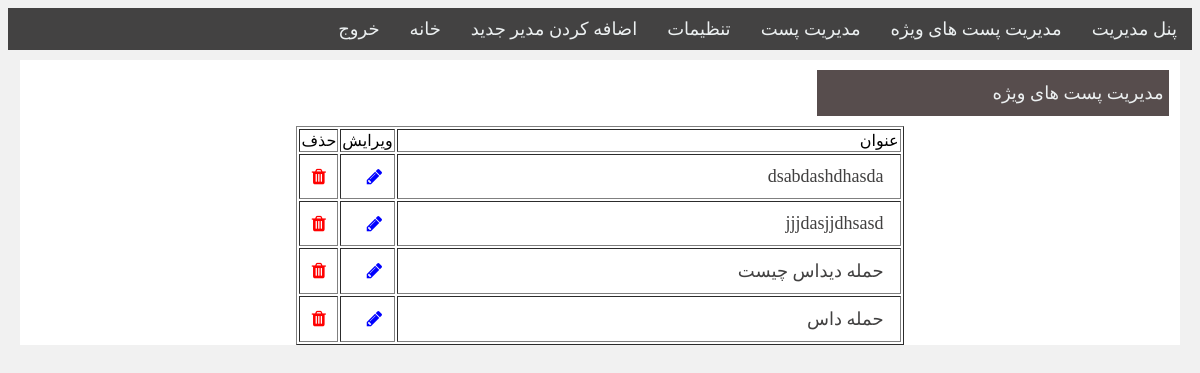
The app's page /admin/amanagespcialpost.php (signed in), older data.
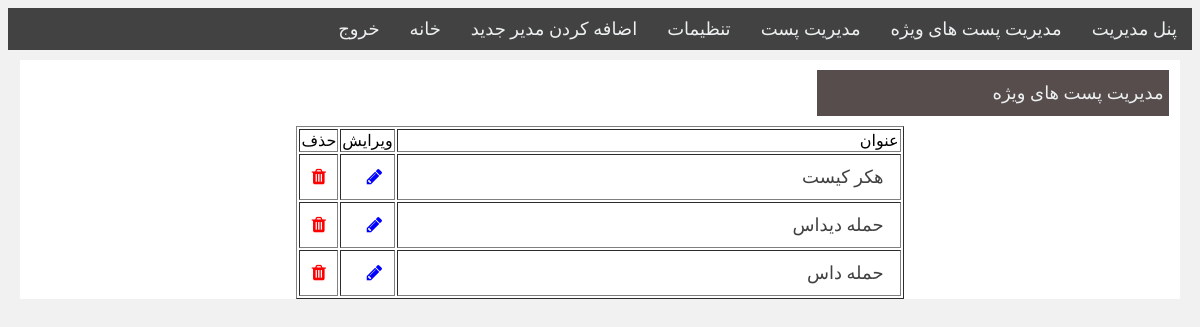
The same page, newer data.
### tables this page shows
CREATE TABLE IF NOT EXISTS `spcialpost` (
  `id` int NOT NULL AUTO_INCREMENT,
  `title` varchar(100) NOT NULL,
  `image` varchar(200) NOT NULL,
  `content` text NOT NULL,
  PRIMARY KEY (`id`)
);

### admin/amanagespcialpost.php (the view, shortened to what this page needs)
<?php include("menu.php") ?>
<div class=" managepostbox">
    <div class="sendposttitle">
        <p> مدیریت پست های ویژه</p>
    </div>
    <center>
    <table border="1px">
        <tr>
            <td width="500px">عنوان</td>
            <td>ویرایش</td>
            <td>حذف</td>
        </tr>
        <?php
            $query = "SELECT * FROM `spcialpost` ORDER BY `id` DESC";
            $result = mysqli_query($link, $query);
            while($row = mysqli_fetch_array($result)){
        ?>
        <tr>
        <td> <a href="#"><?php echo "$row[title]" ?></a></td>
        <td><a href="<?php echo "umanagespcialpost.php?sppostid=$row[id]" ?>" class="edit-icon"> <i class="fa fa-pencil"></i> </a></td>
        <td><a href="<?php echo "../code.php?sppostid=$row[id]" ?>" class="delete-icon"> <i class="fa fa-trash"></i> </a></td>
        </tr>
        <?php }?>
    </table>
    </center>
</div>

Row changes from the older to the newer data that the page shows:
removed spcialpost: title "dsabdashdhasda"
removed spcialpost: title "jjjdasjjdhsasd"
removed spcialpost: title "حمله دیداس چیست"
added spcialpost: title "هکر کیست"
added spcialpost: title "حمله دیداس"
